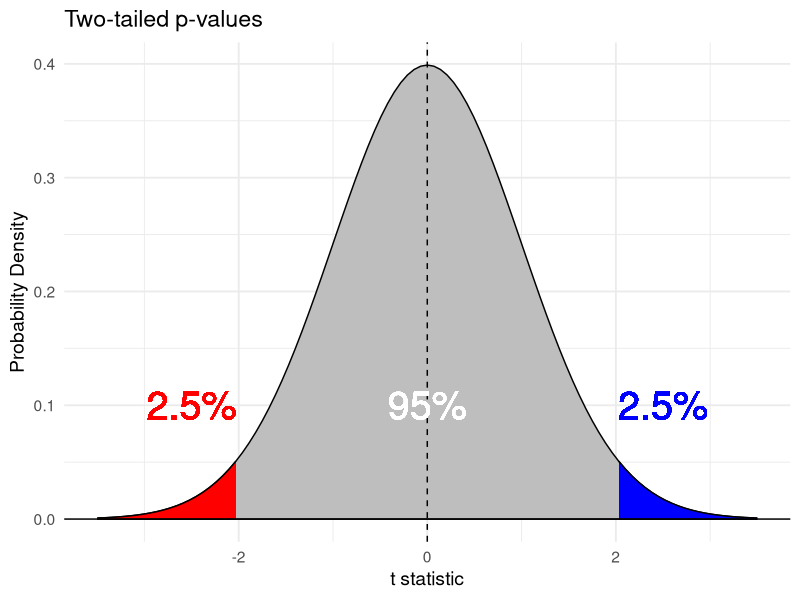
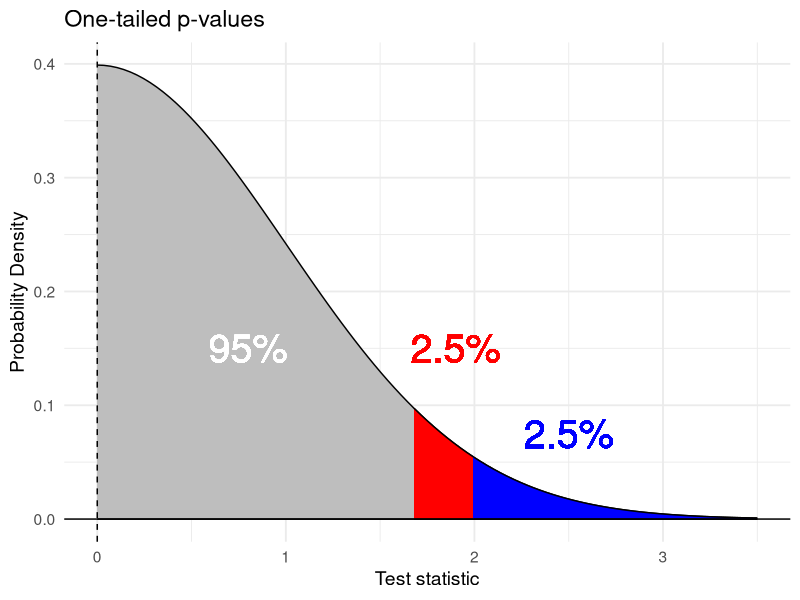
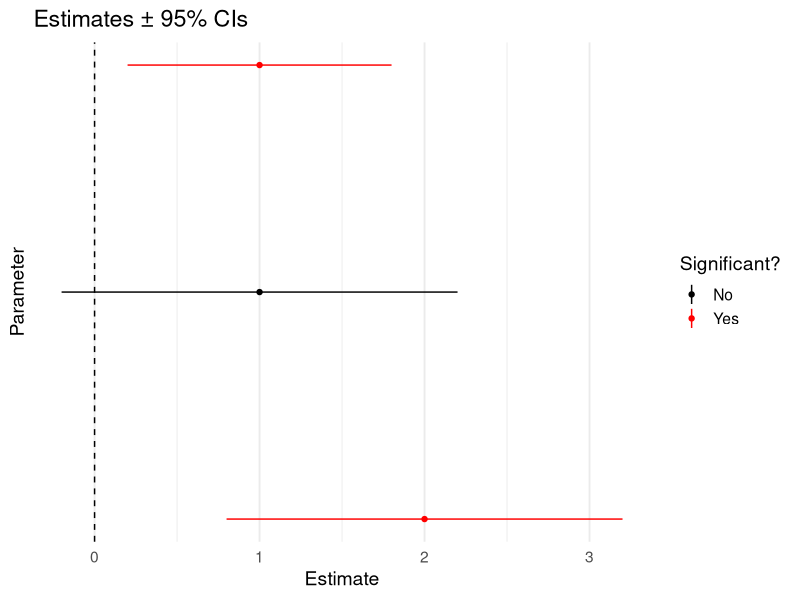
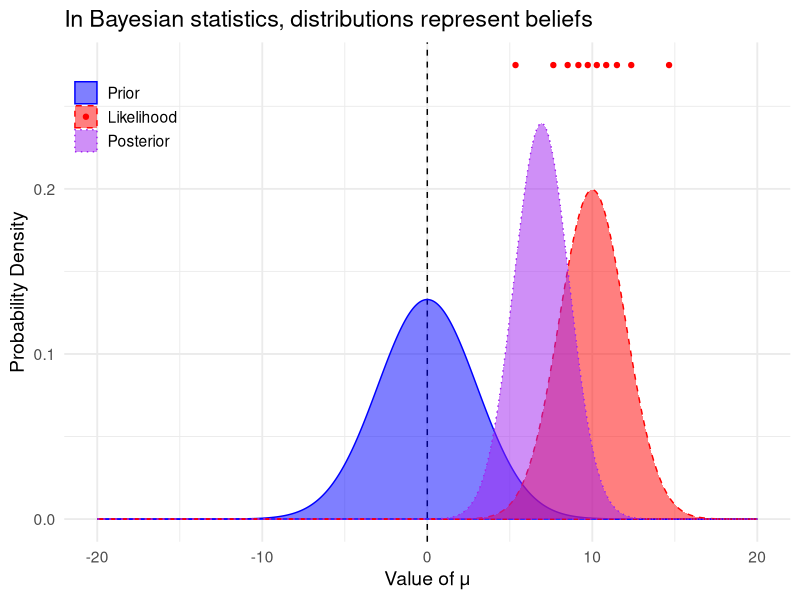
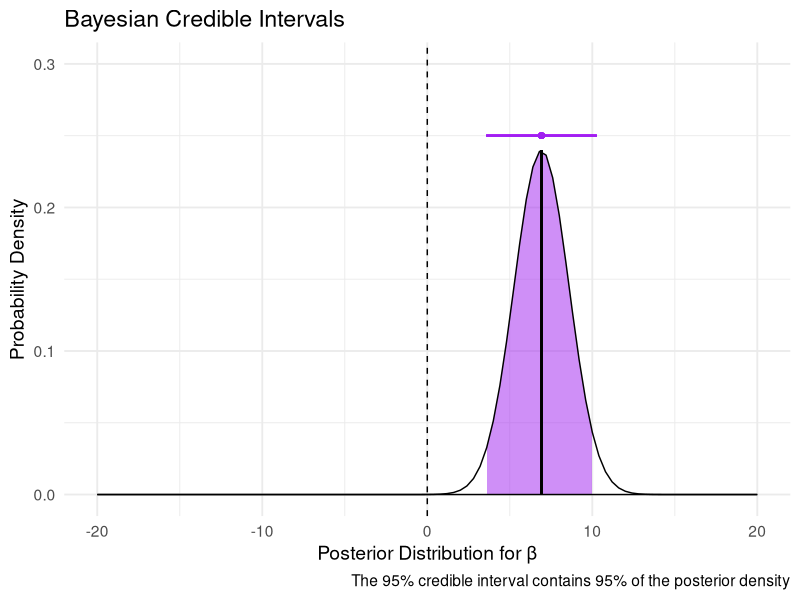
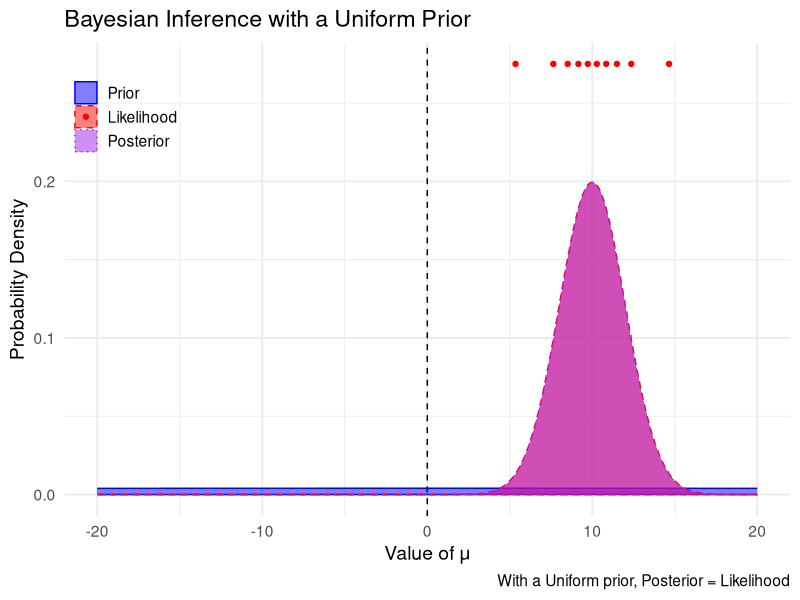
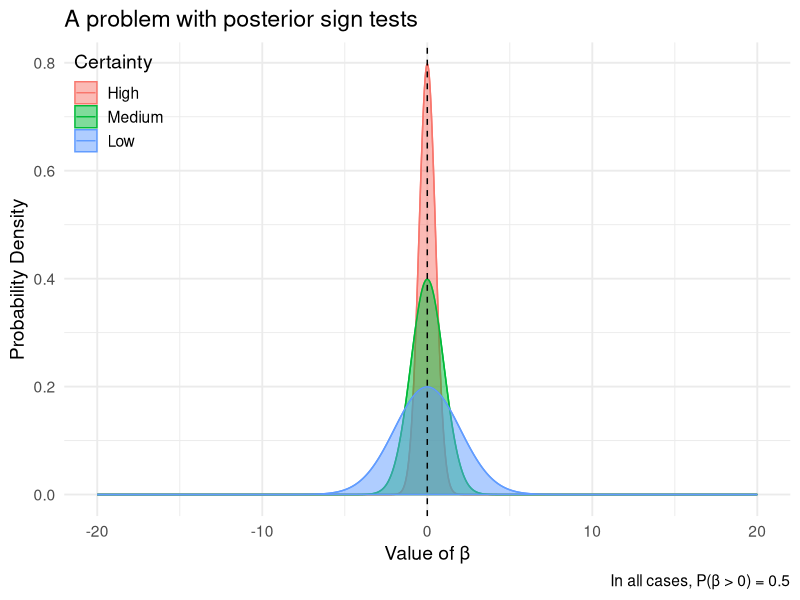
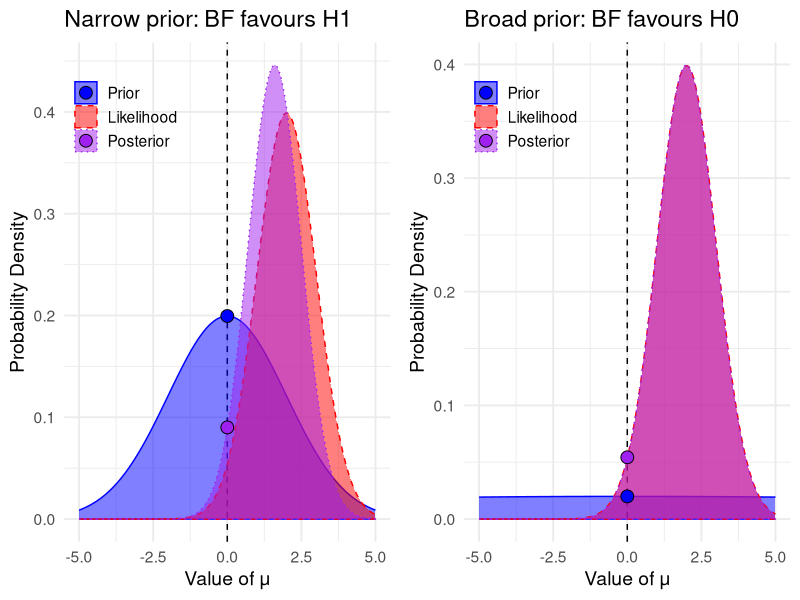

Source code (R) for these figures, in order:
## ---- chunk 1
library(knitr)
library(tidyverse)
theme_set(theme_minimal(base_size = 14))

opts_knit$set(root.dir=normalizePath('.'))
opts_chunk$set(fig.path = "./figures/")
## ---- chunk 2
x = seq(-3.5, 3.5, .01)
df = data.frame(x, g='All')

f <- function(x, kind){
  y <- dnorm(x, 0, 1)
  if(kind=='low')   y[(x >= -2)] <- NA
  if(kind=='high')  y[(x <= 2)] <- NA
  return(y)
}

ggplot(df, aes(x)) +
  stat_function(fun=dnorm, geom='area', fill='grey', color='black') +
  stat_function(fun=f, geom='area', fill='red', args=list(kind='low'), color='black') +
  stat_function(fun=f, geom='area', fill='blue', args=list(kind='high'), color='black') +
  labs(x='t statistic', y='Probability Density',
       title='Two-tailed p-values') +
  geom_vline(xintercept=0, linetype='dashed') +
  geom_hline(yintercept=0, linetype='solid') +
  geom_text(x=-2.5, y=.1, label='2.5%', color='red', size=10) +
  geom_text(x=0, y=.1, label='95%', color='white', size=10) +
  geom_text(x=2.5, y=.1, label='2.5%', color='blue', size=10)
## ---- chunk 3
pos = filter(df, x >= 0)
f = function(x, kind){
  y <- dnorm(x, 0, 1)
  if(kind=='low')   y[(x < 1.66) | (x >= 2.02)] <- NA
  if(kind=='high')  y[(x <= 1.99)] <- NA
  return(y)
}

ggplot(pos, aes(x)) +
  stat_function(fun=dnorm, geom='area', fill='grey', color='black') +
  stat_function(fun=f, geom='area', fill='red', args=list(kind='low'), color='black') +
  stat_function(fun=f, geom='area', fill='blue', args=list(kind='high'), color='black') +
  labs(x='Test statistic', y='Probability Density',
       title='One-tailed p-values') +
  geom_vline(xintercept=0, linetype='dashed') +
  geom_hline(yintercept=0, linetype='solid') +
  geom_text(x=.8, y=.15, label='95%', color='white', size=10) +
  geom_text(x=1.9, y=.15, label='2.5%', color='red', size=10) +
  geom_text(x=2.5, y=.075, label='2.5%', color='blue', size=10)
## ---- chunk 4
df = data.frame(
  ix=1:3,
  b = c(1, 1, 2),
  se = c(.4, .6, .6),
  sig = c('Yes', 'No', 'Yes'))
ggplot(df, aes(-ix, b, ymin=b-2*se, ymax=b+2*se, color=factor(sig))) +
  geom_point() + geom_linerange() +
  geom_hline(yintercept=0, linetype='dashed') +
  coord_flip() +
  scale_color_manual(values=c('black', 'red')) +
  scale_x_continuous(breaks=c()) +
  labs(x='Parameter', y='Estimate', color='Significant?',
       title='Estimates ± 95% CIs')
## ---- chunk 5
gauss_bayes_plot = function(prior.m=0, prior.s=3,
                            lik.m=10, lik.s=2,
                            xmin=-20, xmax=20, dx=.025,
                            hypothesis=NULL
                            ) {
  post.m = ((prior.m/prior.s**2) + (lik.m/lik.s**2)) / (1/prior.s**2 + 1/lik.s**2)
  post.s = sqrt(1 / (1/prior.s**2 + 1/lik.s**2))

  x = seq(xmin, xmax, dx)
  df = data.frame(x,
                  Prior=dnorm(x, prior.m, prior.s),
                  Likelihood = dnorm(x, lik.m, lik.s),
                  Posterior = dnorm(x, post.m, post.s))
  df2 = df %>% gather(what, val, -x) 
  df2$what = factor(df2$what, levels=c('Prior', 'Likelihood', 'Posterior'))
  g = ggplot(df2, aes(x, val, ymax=val, fill=what, group=what, color=what, linetype=what)) +
    geom_vline(xintercept=0, linetype='dashed') +
    # geom_polygon(alpha=.5) +
    geom_ribbon(ymin=0, alpha=.5) +
    scale_fill_manual(values=c('blue', 'red', 'purple')) +
    scale_color_manual(values=c('blue', 'red', 'purple')) +
    scale_linetype_manual(values=c('solid', 'dashed', 'dotted')) +
    theme(legend.position = c(0, 1), legend.justification = c(0, 1)) +
    labs(x='Value of μ', y='Probability Density', 
         fill='', color='', linetype='')
  if(is.null(hypothesis)==FALSE){
    h.df = data.frame(
      x = hypothesis,
      val = c(dnorm(hypothesis, prior.m, prior.s),
              dnorm(hypothesis, post.m, post.s)),
      what = c('Prior', 'Posterior')
    )
    g = g + geom_point(data=h.df, size=4, shape=21, color='black')
  }
  g
}
## ---- chunk 6
lik.m = 10
lik.s = 2
d = qnorm(seq(.01, .99, length.out = 10), lik.m, lik.s)
gauss_bayes_plot(lik.m=lik.m, lik.s=lik.s) +
   geom_point(data=data.frame(x=d, val=.275, what='Likelihood'),  mapping=aes(x=d)) +
  labs(title='In Bayesian statistics, distributions represent beliefs')

## ---- chunk 7
post.m = 6.923077
post.s = 1.664101
x = seq(-20, 20, .025)
df = data.frame(x, Posterior = dnorm(x, post.m, post.s))
f <- function(x, kind=F){
  y <- dnorm(x, post.m, post.s)
  is_inner = (x >= (post.m - 2*post.s)) & (x <= (post.m + 2*post.s))
  if(kind=='inner')   y[!is_inner] <- NA
  return(y)
}

ggplot(df, aes(x)) +
  stat_function(fun=f, geom='area', fill='purple', color=NA, args=list(kind='inner'), alpha=.5) +
  stat_function(fun=f, geom='area', fill=NA, color='black', alpha=1) +
  geom_segment(x=post.m, xend=post.m, y=0, yend=dnorm(post.m, post.m, post.s)) +
  geom_point(x=post.m, y=.25, color='purple') +
  geom_errorbarh(mapping=aes(xmin=post.m - 2*post.s, xmax=post.m+2*post.s, y=.25),
                 height=0, color='purple') +
  coord_cartesian(ylim=c(0, .3)) +
  labs(x='Posterior Distribution for β', y='Probability Density',
       title='Bayesian Credible Intervals',
       caption='The 95% credible interval contains 95% of the posterior density') +
  geom_vline(xintercept=0, linetype='dashed')

## ---- chunk 8
prior.m = 0
prior.s = 99
lik.m = 10
lik.s = 2
post.m = ((prior.m/prior.s**2) + (lik.m/lik.s**2)) / (1/prior.s**2 + 1/lik.s**2)
post.s = sqrt(1 / (1/prior.s**2 + 1/lik.s**2))

d = qnorm(seq(.01, .99, length.out = 10), lik.m, lik.s)
gauss_bayes_plot(0, 99, 10, 2) +
   geom_point(data=data.frame(x=d, val=.275, what='Likelihood'),  mapping=aes(x=d)) +
  labs(title='Bayesian Inference with a Uniform Prior',
       caption='With a Uniform prior, Posterior = Likelihood')
# 
# x = seq(-20, 20, .025)
# df = data.frame(x,
#                 Prior=dnorm(x, prior.m, prior.s),
#                 Likelihood = dnorm(x, lik.m, lik.s),
#                 Posterior = dnorm(x, post.m, post.s))
# df2 = df %>% gather(what, val, -x) 
# df2$what = factor(df2$what, levels=c('Prior', 'Likelihood', 'Posterior'))
# df2 %>%
#   # filter(what!='Likelihood') %>%
#   ggplot(aes(x, ymax=val, y=val, fill=what, group=what, color=what, linetype=what)) +
#   geom_vline(xintercept=0, linetype='dashed') +
#   geom_ribbon(ymin=0, alpha=.5) +
#   geom_path() +
#   scale_fill_manual(values=c('blue', 'red', 'purple')) +
#   scale_color_manual(values=c('blue', 'red', 'purple')) +
#   scale_linetype_manual(values=c('solid', 'dashed', 'dotted')) +
#   theme(legend.position = c(0, 1), legend.justification = c(0, 1)) +
#   labs(x='Value of β', y='Probability Density', fill='', color='', linetype='') +
#   geom_point(data=data.frame(x=d, val=.275, what='Likelihood'), mapping=aes(x=d))
## ---- chunk 9
x = seq(-20, 20, .025)
df = expand.grid(x=x, s=c(.5, 1, 2)) %>%
  mutate(dens = dnorm(x, 0, s),
         ss = factor(s, labels=c('High', 'Medium', 'Low')))

ggplot(df, aes(x, dens, color=ss, fill=ss)) +
  geom_path() +
  geom_ribbon(mapping=aes(ymax=dens, ymin=0), alpha=.5) +
  geom_vline(xintercept=0, linetype='dashed') +
  theme(legend.position = c(0, 1), legend.justification = c(0, 1)) +
  labs(x='Value of β', y='Probability Density', 
       color='Certainty', fill='Certainty',
       title='A problem with posterior sign tests',
       caption='In all cases, P(β > 0) = 0.5')
## ---- chunk 10
bf = c(.25, .5, 1, 2, 4)
data.frame(BF10 = bf,
           BF01 = 1/bf) %>%
  mutate_if(is.numeric, round, digits=2) %>%
  kable(format='markdown')
## ---- chunk 11
bf = c(1/20, 1/10, 1/3, 1, 3, 10, 20)
data.frame(BF10 = bf,
           BF01 = 1/bf,
           `Prior prob.` = scales::percent(.5),
           `Posterior prob.` = scales::percent(bf / (bf+1))) %>%
  mutate_if(is.numeric, round, digits=2) %>%
  kable(format='markdown')
## ---- chunk 12
g1 = gauss_bayes_plot(prior.m=0, prior.s=2, lik.m=2, lik.s=1, xmin=-5, xmax=5, hypothesis = 0) +
  labs(title='Narrow prior: BF favours H1')
g2 = gauss_bayes_plot(prior.m=0, prior.s=20, lik.m=2, lik.s=1, xmin=-5, xmax=5, hypothesis = 0) +
  labs(title='Broad prior: BF favours H0')
gridExtra::grid.arrange(g1, g2, ncol=2)
## ---- chunk 13
p = 20
n = 50
data = rnorm(p*n, 0, 1) %>% matrix(ncol = p) %>% data.frame() # colnames are X1, ..., X20

## Critical correlations for p < .05
rho = seq(0, 1, .01)
tstat = rho / sqrt((1-rho^2)/(n-2))
pval = pt(-tstat, df=n-1) * 2
thresholds = c(.05, .01, .001)
critical_rho = map_dbl(thresholds, ~rho[which.max(pval < .)])
names(critical_rho) = thresholds
critical_rho
## ---- chunk 14
correlations = cor(data) %>%
  data.frame() %>%
  rownames_to_column('v1') %>%
  pivot_longer(cols=-v1, names_to='v2', values_to = 'rho') %>%
  mutate(se = sqrt((1-rho^2)/(n-2)),
         t = rho / se,
         p.value = pt(-abs(t), df=n-2) * 2,
         sig = ifelse(p.value < .05, 'Yes', 'No'),
         v1 = factor(v1, levels=unique(v1), ordered = T),
         v2 = factor(v2, levels=unique(v2), ordered = T)) %>%
  filter(v1 < v2)
mean(correlations$p.value < .05)
## ---- chunk 15
ggplot(correlations, aes(v1, v2, 
           label=ifelse( v1 < v2, round(rho, 1), ''),
           color=factor(sign(rho)))) +
  geom_tile(color='black', alpha=.5, fill='white') +
  geom_text(mapping=aes(alpha = sig)) +
  scale_color_manual(values=c('blue', 'red')) +
  scale_alpha_manual(values=c(.25, 1)) +
  scale_x_discrete(position = "top") +
  coord_fixed() +
  theme(axis.text.x = element_text(angle = 45, hjust = 0),
        panel.grid = element_blank(),
        legend.position='none') +
  labs(x = '', y='', title='Correlation coefficients',
       caption='Highlighted values show significant correlations')

## ---- chunk 16
correlations %>%
  filter(v1 < v2) %>%
  # head(100) %>%
  arrange(t) %>%
  mutate(ix = 1:n()) %>%
  ggplot(aes(ix, rho, ymin=rho-2*se, ymax=rho+2*se,
             color=sig)) +
  geom_point() +
  geom_linerange() +
  geom_hline(yintercept=0, linetype='dashed') +
  labs(x='', y='Correlation coefficient (±95% CI)',
       color='Statistically significant?', 
       title='Correlations without correction') +
  scale_color_manual(values=c('black', 'red')) +
  scale_x_continuous(breaks=c()) +
  coord_cartesian(ylim=c(-1, 1)) +
  theme(legend.position = c(0, 1), 
        legend.justification = c(0, 1))
  # coord_flip() +
  {}
## ---- chunk 17
ggplot(correlations, aes(rho, y=.5)) +
  geom_point(position = position_jitter(height=.1)) +
  coord_cartesian(ylim=c(0, 1))
## ---- chunk 18
k = nrow(correlations)
alpha = .05
# Adjusted CI is estimate ± se*se.adjustment
# for k=1, se.adjustment is approx 2
se.adjustment = qt(1 - .5 * alpha/k, df=n-1)
  
correlations %>%
  mutate(sig.adj = ifelse(p.value < .05/k, 'Yes', 'No')) %>%
  # head(100) %>%
  arrange(t) %>%
  mutate(ix = 1:n()) %>%
  ggplot(aes(ix, rho, 
             ymin=rho-se*se.adjustment,
             max=rho+se*se.adjustment,
             color=sig.adj)) +
  geom_point() +
  geom_linerange() +
  geom_hline(yintercept=0, linetype='dashed') +
  labs(x='', y='Correlation Coefficient\n(± Adjusted CI)',
       color='Statistically significant?', 
       title='Correlations with Bonferonni-adjusted CIs',
       caption='We can control for multiple comparisons by using wider Confidence Intervals') +
  scale_color_manual(values=c('black', 'red')) +
  scale_x_continuous(breaks=c()) +
  coord_cartesian(ylim=c(-1, 1)) +
  theme(legend.position = c(0, 1), 
        legend.justification = c(0, 1))
## ---- chunk 19
library(BayesFactor)
correlations$bf = map2_dbl(correlations$v1, correlations$v2,
                           function(v1, v2){
                             extractBF(correlationBF(data[[v1]], data[[v2]]))$bf
                           })


## ---- chunk 20
ggplot(correlations, aes(v1, v2, 
           label=round(bf, 1),
           color=factor(sign(rho)))) +
  geom_tile(color='black', alpha=.5, fill='white') +
  geom_text(mapping=aes(alpha = bf > 3)) +
  scale_color_manual(values=c('blue', 'red')) +
  scale_alpha_manual(values=c(.25, 1)) +
  scale_x_discrete(position = "top") +
  coord_fixed() +
  theme(axis.text.x = element_text(angle = 45, hjust = 0),
        panel.grid = element_blank(),
        legend.position='none') +
  labs(x = '', y='', title='Bayes Factors',
       caption='Highlighted values show BF > 3')
## ---- chunk 21
correlations %>%
  mutate(bf.adj = bf * 1/9) %>%
  ggplot(aes(v1, v2, 
           label=round(bf.adj, 1),
           color=factor(sign(rho)))) +
  geom_tile(color='black', alpha=.5, fill='white') +
  geom_text(mapping=aes(alpha = bf.adj > 3)) +
  scale_color_manual(values=c('blue', 'red')) +
  scale_alpha_manual(values=c(.25, 1)) +
  scale_x_discrete(position = "top") +
  coord_fixed() +
  theme(axis.text.x = element_text(angle = 45, hjust = 0),
        panel.grid = element_blank(),
        legend.position='none') +
  labs(x = '', y='', title='Bayes Factors')
## ---- chunk 22
prior.mean = 0
prior.sd = .14
prior.tau = 1/prior.sd^2

correlations = correlations %>%
  mutate(tau = 1/(se^2),
         posterior.mean = (prior.mean*prior.tau + rho*tau) / (prior.tau + tau),
         posterior.tau = prior.tau + tau,
         posterior.se = 1/sqrt(posterior.tau),
         ci.low = posterior.mean-2*posterior.se,
         ci.high = posterior.mean+2*posterior.se,
         confident = ifelse(sign(ci.low) == sign(ci.high), 'Yes', 'No'))

## ---- chunk 23
correlations %>%
  arrange(t) %>%
  mutate(ix = 1:n()) %>%
  ggplot(aes(ix, posterior.mean, 
             ymin=ci.low, 
             ymax=ci.high,
             color=confident)) +
  geom_point() +
  geom_linerange() +
  geom_hline(yintercept=0, linetype='dashed') +
  labs(x='', y='Correlation coefficient (±95% CI)',
       title='Posterior estimates with 95% CIs',
       color='CI excludes 0?') +
  scale_color_manual(values=c('black', 'red')) +
  scale_x_continuous(breaks=c()) +
  coord_cartesian(ylim=c(-1, 1)) +
  theme(legend.position = c(0, 1), 
        legend.justification = c(0, 1))
## ---- chunk 24
correlations %>%
  arrange(t) %>%
  mutate(ix = 1:n()) %>%
  pivot_longer(cols=c(rho, posterior.mean)) %>%
  mutate(name = ifelse(name=='rho', 'Maximum likelihood', 'Bayes')) %>%
  ggplot(aes(ix, value, color=name)) +
  annotate(geom='rect', 
           ymin=-.28, ymax=.28,
           xmin=-1, xmax=nrow(correlations)+1,
           alpha=.25, fill='grey') +
  geom_point() +
  geom_line(mapping=aes(group=ix), alpha=.5, color='black') +
  geom_hline(yintercept=0, linetype='dashed') +
  labs(x='', y='Correlation coefficient',
       color='Estimate',
       title='Bayesian estimates are shifted towards 0',
       caption='Shaded region shows prior 95% CI') +
  scale_color_manual(values=c('blue', 'brown')) +
  scale_x_continuous(breaks=c()) +
  coord_cartesian(ylim=c(-1, 1)) +
  theme(legend.position = c(0, 1),
        legend.justification = c(0, 1))
